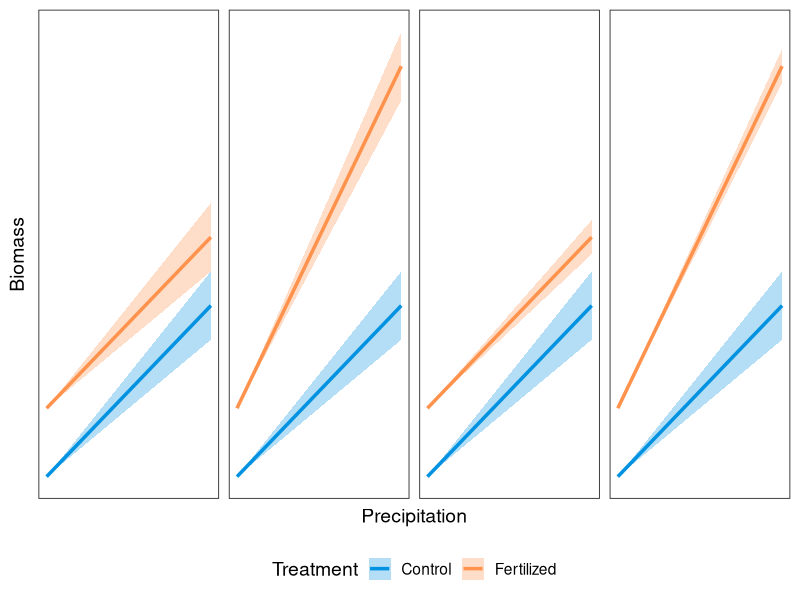
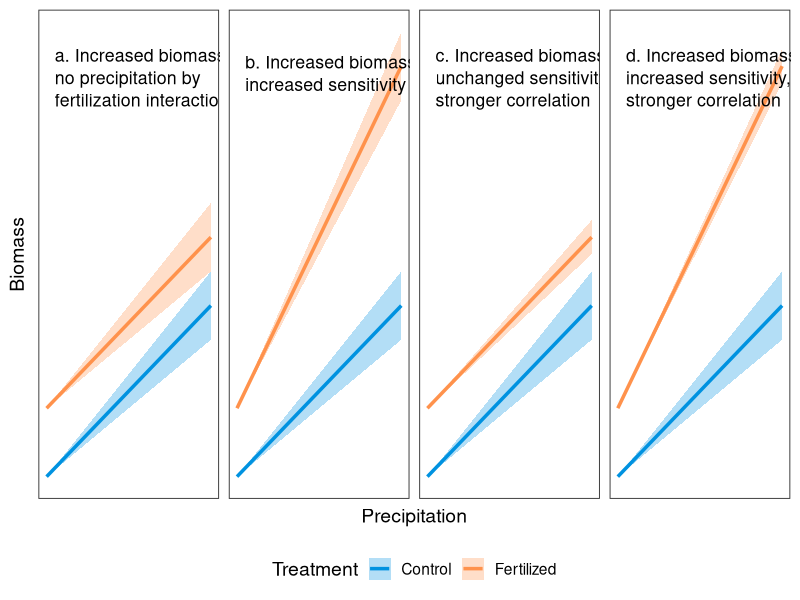

The R script that drew these images, in order:
library(ggplot2)
library(dplyr)
library(tidyr)

x <- seq(0, 10, length.out = 25)

panel_specs <- tibble(
  panel = factor(1:4),
  
  # Control (constant across panels)
  intercept_control = 2.0,
  slope_control     = 0.5,
  
  # Fertilized (intercept fixed, slope varies)
  slope_fert = c(0.5, 1.0, 0.5, 1.0),
  
  # Fertilized-only SE scaling
  se_fert = c(1, 1, 0.5, 0.5)
)

# Constants
intercept_fert <- 4.0
se_control     <- 1


plot_data <- panel_specs %>%
  crossing(
    x = x,
    Treatment = c("Control", "Fertilized")
  ) %>%
  mutate(
    intercept = if_else(
      Treatment == "Control",
      intercept_control,
      intercept_fert
    ),
    
    slope = if_else(
      Treatment == "Control",
      slope_control,
      slope_fert
    ),
    
    y = intercept + slope * x,
    
    se = if_else(
      Treatment == "Control",
      se_control * x / 10,
      se_fert * x / 10
    ),
    
    ymin = y - se,
    ymax = y + se
  )


fig1 <- ggplot(plot_data, aes(x = x, y = y)) +
  geom_ribbon(aes(ymin = ymin, ymax = ymax, fill = Treatment), alpha = 0.3) +
  geom_line(aes(color = Treatment), linewidth = 1.2) +
  facet_wrap(~ panel, nrow = 1, ncol = 4) +
  theme_bw(14) +
  scale_color_manual(values = c("#0092E0", "#ff924c")) +
  scale_fill_manual(values = c("#0092E0", "#ff924c")) +
  labs(x = "Precipitation", y = "Biomass") +
  theme(
    axis.ticks = element_blank(),
    axis.text = element_blank(),
    strip.text = element_blank(),
    panel.grid = element_blank(),
    legend.position = "bottom"
  )

fig1

panel_labels <- tibble(
  panel = factor(1:4),
  label = c(
    "a. Increased biomass, \nno precipitation by \nfertilization interaction",
    "b. Increased biomass, \nincreased sensitivity",
    "c. Increased biomass, \nunchanged sensitivity, \nstronger correlation",
    "d. Increased biomass, \nincreased sensitivity, \nstronger correlation"
  )
)

fig1 +
  geom_text(
    data = panel_labels,
    aes(x = 0.5, y = 14, label = label),
    inherit.aes = FALSE,
    hjust = 0,
    vjust = 0.7,
    lineheight = 1.05,
    size = 4.5
  )
